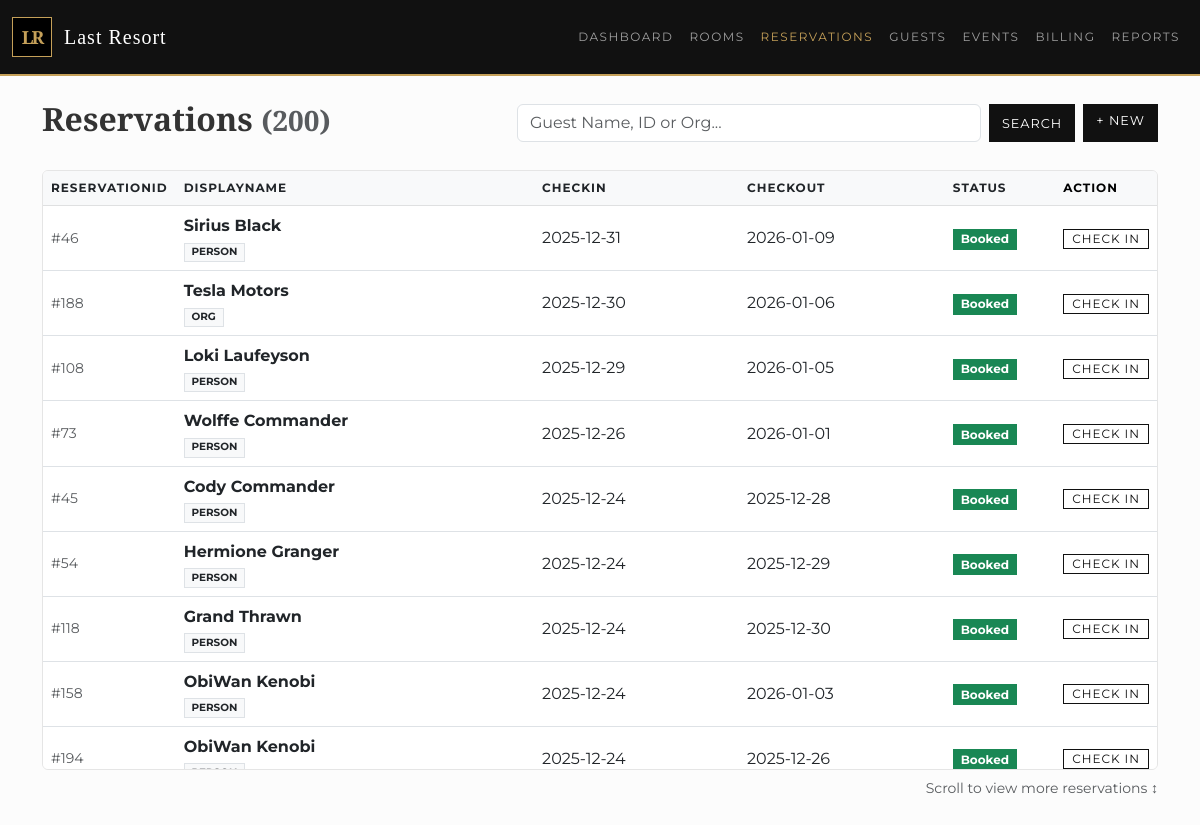
The app's page /reservations with its own data.
### tables this page shows
CREATE TABLE reservation (
    resvId INTEGER PRIMARY KEY,
    partyId INTEGER, 
    dateCreated DATETIME DEFAULT CURRENT_TIMESTAMP,
    startDate DATE,
    roomId INTEGER,
    endDate DATE,
    status TEXT, 
    FOREIGN KEY(partyId) REFERENCES party(partyId),
    FOREIGN KEY(roomId) REFERENCES room(roomId)
);

### app.py (the view, shortened to what this page needs)
@app.route('/reservations')
def reservations():
    db = get_db()
    search_query = request.args.get('search', '')
    sort = request.args.get('sort', 'startDate')   # 默认按开始日期排序
    direction = request.args.get('direction', request.args.get('order', 'desc')).lower()
    allowed_sort_cols = {
        "resvId": "r.resvId",
        "startDate": "r.startDate",
        "endDate": "r.endDate",
        "status": "r.status",
        "displayName": "displayName"
    }
    sort_col = allowed_sort_cols.get(sort, "r.startDate")
    direction = "ASC" if direction == "asc" else "DESC"
    sql = f"""
        SELECT
            r.resvId, r.startDate, r.endDate, r.status,
            COALESCE(pe.firstName || ' ' || pe.lastName, o.orgName) as displayName,
            CASE WHEN pe.partyId IS NOT NULL THEN 'Person' ELSE 'Org' END as partyType
        FROM reservation r
        JOIN party p ON r.partyId = p.partyId
        LEFT JOIN person pe ON p.partyId = pe.partyId
        LEFT JOIN organization o ON p.partyId = o.partyId
        WHERE 1=1
    """
    params = []
    sql += f" ORDER BY {sort_col} {direction}"
    reservations = db.execute(sql, params).fetchall()
    return render_template(
        'reservations.html',
        reservations=reservations,
        active_page='reservations'
    )

### app.py (called while the page is built)
def get_db():
    db = getattr(g, '_database', None)
    if db is None:
        db = g._database = sqlite3.connect(DATABASE)
        db.row_factory = sqlite3.Row
    return db

@app.teardown_appcontext
def close_connection(exception):
    db = getattr(g, '_database', None)
    if db is not None:
        db.close()

### templates/reservations.html
{% from "_components/sortable.html" import sortable %}
{% extends "base.html" %}
{% block content %}
<div class="row align-items-center mb-4">
    <div class="col-md-5">
        <h2>Reservations <small class="text-muted">({{ reservations|length }})</small></h2>
    </div>
    <div class="col-md-7">
        <div class="d-flex gap-2 justify-content-end">
            <form action="/reservations" method="get" class="d-flex gap-2 flex-grow-1 justify-content-end">
                <input type="text" name="search" class="form-control" placeholder="Guest Name, ID or Org..." value="{{ request.args.get('search', '') }}">
                <button type="submit" class="btn btn-primary">Search</button>
            </form>
            <a href="/reservations/new" class="btn btn-primary text-nowrap">+ New</a>
        </div>
    </div>
</div>
<div class="table-scroll-container card">
    <table class="table table-hover align-middle mb-0">
        <thead class="table-light">
            <tr>
                <th class="text-nowrap" style="width: 1%;">
                    {{ sortable("ID", "reservationId") }}
                </th>
                <th>
                    {{ sortable("Guest / Party", "displayName") }}
                </th>
                <th class="text-nowrap">
                    {{ sortable("Check In", "checkIn") }}
                </th>
                <th class="text-nowrap">
                    {{ sortable("Check Out", "checkOut") }}
                </th>
                <th class="text-nowrap" style="width: 1%;">
                    {{ sortable("Status", "status") }}
                </th>
                <th class="text-nowrap" style="width: 1%;">
                    Action
                </th>
            </tr>
        </thead>
        <tbody>
            {% for r in reservations %}
            <tr>
                <td class="text-nowrap text-muted small">#{{ r.resvId }}</td>
                <td>
                    <strong>{{ r.displayName }}</strong>
                    <br>
                    <span class="badge bg-light text-dark border rounded-0 text-uppercase" style="font-size: 0.65rem;">{{ r.partyType }}</span>
                </td>
                <td class="text-nowrap">{{ r.startDate }}</td>
                <td class="text-nowrap">{{ r.endDate }}</td>
                <td class="text-nowrap">
                    <span class="badge rounded-0 {% if r.status == 'CheckedIn' %}bg-primary{% elif r.status == 'Booked' %}bg-success{% else %}bg-secondary{% endif %}">
                        {{ r.status }}
                    </span>
                </td>
                <td class="text-nowrap">
                    {% if r.status == 'Booked' %}
                    <a href="/checkin/{{ r.resvId }}" class="btn btn-sm btn-outline-dark rounded-0 py-0" style="font-size: 0.75rem;">Check In</a>
                    {% endif %}
                </td>
            </tr>
            {% else %}
            <tr><td colspan="6" class="text-center p-3 text-muted">No reservations found.</td></tr>
            {% endfor %}
        </tbody>
    </table>
</div>
<div class="mt-2 text-muted small text-end">Scroll to view more reservations ↕</div>
{% endblock %}

### static/css/style.css (style rules this page uses)
:root { --primary-black: #111; --primary-gold: #c5a059; --text-dark: #333; --table-header-grey: #f8f9fa; --border-color: #e5e5e5; --status-clean: #27ae60; --status-occupied: #f39c12; --status-dirty: #c0392b; }
body { font-family: 'Montserrat', sans-serif; background-color: #fcfcfc; color: var(--text-dark); }
h1, h2, h3, h4, h5, h6 { font-family: 'Cinzel', serif; font-weight: 600; }
.table-custom thead, .table-hover thead { background-color: var(--table-header-grey); color: var(--primary-black); font-family: 'Montserrat', sans-serif; font-size: 0.75rem; text-transform: uppercase; letter-spacing: 1px; }
.table-scroll-container { max-height: 600px; overflow-y: auto; overflow-x: auto; border: 1px solid var(--border-color); background: white; }
.table-scroll-container table { min-width: 100%; white-space: nowrap; }
.table-scroll-container thead th { position: sticky; top: 0; background-color: var(--table-header-grey); z-index: 20; box-shadow: 0 2px 2px -1px rgba(0,0,0,0.1); border-top: none; }
.btn { border-radius: 0 !important; text-transform: uppercase; font-family: 'Montserrat', sans-serif; letter-spacing: 1px; font-size: 0.8rem; }
.btn-primary { background-color: var(--primary-black); border-color: var(--primary-black); color: white; }
.btn-outline-dark { border-color: var(--primary-black); color: var(--primary-black); }

### records on screen
reservation: resvId "46", displayName "Sirius Black", partyType "PERSON", startDate "2025-12-31", endDate "2026-01-09", status "Booked"
reservation: resvId "188", displayName "Tesla Motors", partyType "ORG", startDate "2025-12-30", endDate "2026-01-06", status "Booked"
reservation: resvId "108", displayName "Loki Laufeyson", partyType "PERSON", startDate "2025-12-29", endDate "2026-01-05", status "Booked"
reservation: resvId "73", displayName "Wolffe Commander", partyType "PERSON", startDate "2025-12-26", endDate "2026-01-01", status "Booked"
reservation: resvId "45", displayName "Cody Commander", partyType "PERSON", startDate "2025-12-24", endDate "2025-12-28", status "Booked"
reservation: resvId "54", displayName "Hermione Granger", partyType "PERSON", startDate "2025-12-24", endDate "2025-12-29", status "Booked"
reservation: resvId "118", displayName "Grand Thrawn", partyType "PERSON", startDate "2025-12-24", endDate "2025-12-30", status "Booked"
reservation: resvId "158", displayName "ObiWan Kenobi", partyType "PERSON", startDate "2025-12-24", endDate "2026-01-03", status "Booked"
reservation: resvId "194", displayName "ObiWan Kenobi", startDate "2025-12-24", endDate "2025-12-26", status "Booked"

### other values on screen
{{ reservations|length }} "200"
{{ label }} "RESERVATIONID DISPLAYNAME CHECKIN CHECKOUT STATUS"
